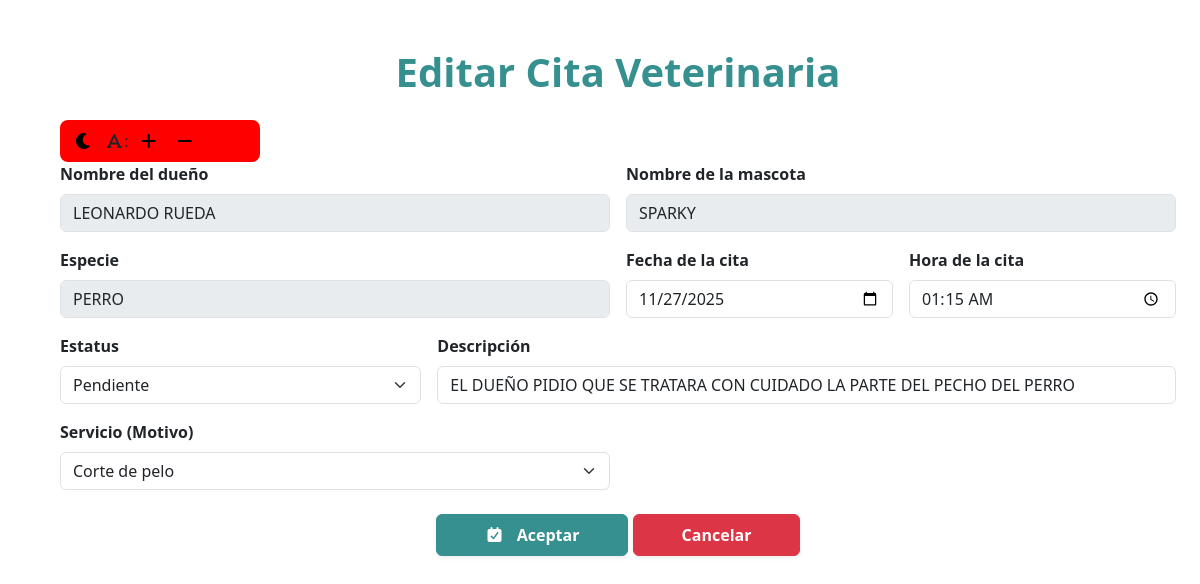
The page /editar/1/ (signed in) on the database its author committed.
### app/models.py (models this page shows, shortened)
class Cita_Veterinaria(models.Model):
    nombre_dueño = models.CharField(max_length=100)
    nombre_mascota = models.CharField(max_length=100)
    especie = models.CharField(max_length=100)
    fecha_cita = models.DateField()
    hora_cita = models.TimeField()
    estatus_cita = models.CharField(max_length=100)
    descripcion = models.TextField(blank=True, null=True)
    servicio = models.ForeignKey(Servicio, on_delete=models.PROTECT, null=True)
    class Meta:
        permissions = [
            ("consulta_full_edit", "Puede cambiar todos los elementos de una cita."),
        ]

class Servicio(models.Model):
    nombre = models.CharField(max_length=100)
    descripcion = models.TextField(blank=True, null=True)
    precio = models.DecimalField(max_digits=10, decimal_places=2)

### app/views.py (the view, shortened to what this page needs)
# urls.py: path('editar/<int:id>/', views.editar_Cita_Veterinaria, name='editar'),
@login_required
def editar_Cita_Veterinaria(request, id):
    cita_veterinaria = get_object_or_404(Cita_Veterinaria, id=id)
    listar_servicio = Servicio.objects.all()
    consulta_full_edit = request.user.has_perm('app.consulta_full_edit')
    return render(request, 'editar.html', {
        'cita_veterinaria': cita_veterinaria,
        'servicio': listar_servicio,
        'consulta_full_edit': consulta_full_edit
    })

### app/templates/editar.html (shortened to what this page needs)
{% load static %}
<!DOCTYPE html>
<html lang="en">
<head>
    <link href="https://cdn.jsdelivr.net/npm/bootstrap@5.3.8/dist/css/bootstrap.min.css" rel="stylesheet">
    <link rel="stylesheet" href="https://cdnjs.cloudflare.com/ajax/libs/font-awesome/7.0.1/css/all.min.css" />
    <link rel="stylesheet" href="{% static 'css/editar.css' %}">
</head>
<body>
    <main class="container m-5">
    <h1 class="text-center mb-4 fw-bold color">Editar Cita Veterinaria</h1>
    <div id="divdeprueba">
        <button class="botones" type="button" style="background-color: transparent; border:none;" onclick="modoOscuro()"><i class="fa-solid fa-moon"></i></button>
        <i class="fa-solid fa-font"></i>:
        <button class="botones" type="button" style="background-color: transparent; border:none;" onclick="tamañoGrande()"><i class="fa-solid fa-plus"></i></button>
        <button class="botones" type="button" style="background-color: transparent; border:none;" onclick="tamañoPequeño()"><i class="fa-solid fa-minus"></i></button>
    </div>
    <form method="POST">
        {% if consulta_full_edit %}
        <div class="row g-3">
            <div class="col-md-6">
                <label for="nombre_dueño" class="form-label fw-semibold">Nombre del dueño</label>
                <input  readonly type="text" name="nombre_dueño" id="nombre_dueño" class="form-control" value="{{ cita_veterinaria.nombre_dueño }}" pattern="[A-Za-z\s]+" placeholder="Ej. Edgar" required>
            </div>
            <div class="col-md-6">
                <label for="nombre_mascota" class="form-label fw-semibold">Nombre de la mascota</label>
                <input readonly type="text" name="nombre_mascota" id="nombre_mascota" class="form-control" value="{{ cita_veterinaria.nombre_mascota }}" pattern="[A-Za-z\s]+" placeholder="Ej. Rocky" required>
            </div>
            <div class="col-md-6">
                <label for="especie" class="form-label fw-semibold">Especie</label>
                <input readonly type="text" name="especie" id="especie" class="form-control" value="{{ cita_veterinaria.especie }}" pattern="[A-Za-z\s]+" placeholder="Ej. Perro, Gato" required>
            </div>
            <div class="col-md-3">
                <label for="fecha_cita" class="form-label fw-semibold">Fecha de la cita</label>
                <input type="date" name="fecha_cita" id="fecha_cita" class="form-control" value="{{ cita_veterinaria.fecha_cita|date:'Y-m-d' }}" required>
            </div>
            <div class="col-md-3">
                <label for="hora_cita" class="form-label fw-semibold">Hora de la cita</label>
                <input type="time" name="hora_cita" id="hora_cita" class="form-control" value="{{ cita_veterinaria.hora_cita|time:'H:i' }}" required>
            </div>
            <div class="col-md-4">
                <label for="estatus_cita" class="form-label fw-semibold" >Estatus</label>
                <select name="estatus_cita" id="estatus_cita" class="form-select" >
                    <option value="Pendiente" {% if cita_veterinaria.estatus_cita == 'Pendiente' %}selected{% endif %}>Pendiente</option>
                </select>
            </div>
            <div class="col-md-8">
                <label for="descripcion" class="form-label fw-semibold">Descripción</label>
                <input type="text" name="descripcion" id="descripcion" class="form-control"  value="{{ cita_veterinaria.descripcion }}" placeholder="Detalles de la cita">
            </div>
            <div class="col-md-6">
                <label for="servicio" class="form-label fw-semibold">Servicio (Motivo)</label>
                <select name="servicio" id="servicio" class="form-select">
                {% for servicios in servicio %}
                    <option value="{{ servicios.id }}" {% if servicios.id == cita_veterinaria.servicio.id %}selected{% endif %}>{{ servicios.nombre }}</option>
                {% endfor %}
                </select>
            </div>
        {% endif %}
        <div class="col-12 text-center mt-4">
            <button type="submit" class="btn btn-success px-5 py-2 fw-semibold shadow-sm">
            <i class="fa-solid fa-calendar-check me-2"></i> Aceptar
            </button>
            <a href="{% url 'listar' %}" class="btn btn-danger px-5 py-2 fw-semibold shadow-sm">Cancelar</a>
        </div>
        </div>
    </form>
    </main>
</body>
</html>

### app/static/css/editar.css (style rules this page uses)
.btn.btn-success { background-color: rgb(55, 144, 144) !important; border-color: rgb(55, 144, 144) !important; }
.color { color:rgb(55, 144, 144); }
input[readonly] { background-color: #e9ecef; cursor: not-allowed; }
#divdeprueba { background-color: rgb(255, 0, 0); padding: 8px; border-radius: 8px; width:200px; }
#divdeprueba button { background-color: transparent !important; border: none !important; }
#divdeprueba i { transition: color 1s ease-in-out; }

### rows shown on the page
Cita_Veterinaria: nombre_dueño "LEONARDO RUEDA", nombre_mascota "SPARKY", especie "PERRO", fecha_cita "11/27/2025", hora_cita "01:15", descripcion "EL DUEÑO PIDIO QUE SE TRATARA CON CUIDADO LA PARTE DEL PECHO DEL PERRO", servicio "Corte de pelo"
